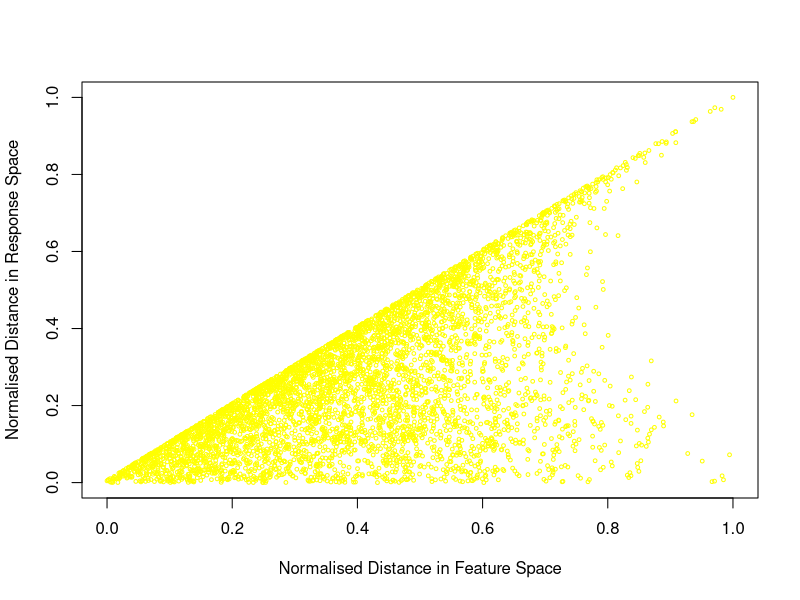
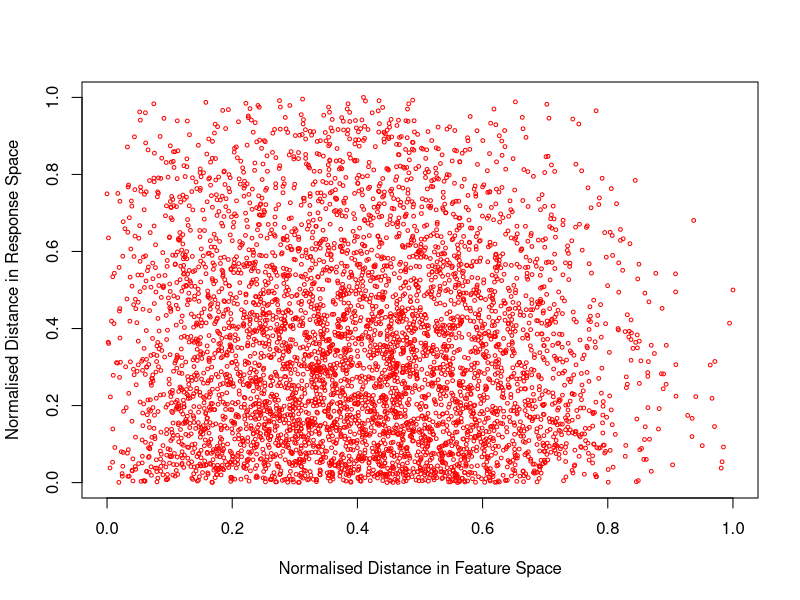
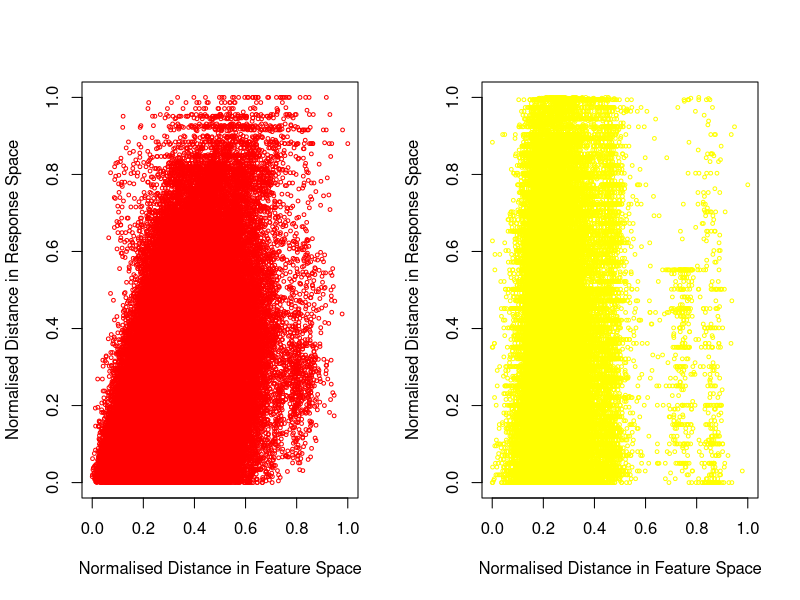

Source code (R) for these figures, in order:
## DATA QUALITY STRUCTURE ##
##############################################################################################
# Example to produce plot of:
# Relative distance in Feature Space (x) versus Relative Distance in Response space (y)
##############################################################################################
#
# Assume we are given a table with a single response variable
# Want to make a table with the (x) and (y) values as 2 columns
# 
# IN: d - the dataframe or matrix 
#     response.var - the number of the column used as the response variable.  Defaults to last column 
# OP: Calculates the normalised distance between each pair of data items in explanatory space
#     and the distance between their response variables. 
# OUT: Data frame with 2 columns, the distance in feature space (x), and distance in response space (y)
########################################################################################################
dist.table <- function(d, response.var = ncol(d))  
{
    d <- scale(d) # scale data
	d.dist <- dist(d[,-response.var])  # distance all X values	
	d.resp <- dist(d[,response.var])
	
	d.dist <- (d.dist-min(d.dist))/(max(d.dist)-min(d.dist))
	d.resp <- (d.resp-min(d.resp))/(max(d.resp)-min(d.resp))
	
	data.frame(cbind(d.dist,d.resp))
}
#
# Example with simple linear response, random X1 and X2 but no noise for response
#
X1 <- runif(100)
X2 <- runif(100)
Y <- X1 + X2
#
ex1 <- data.frame(cbind(X1,X2,Y))
d <- dist.table(ex1, response.var = 3)
plot(x=d$d.dist, y = d$d.resp,xlab="Normalised Distance in Feature Space",
                              ylab="Normalised Distance in Response Space",cex=0.5,col = "yellow")

##2: Dataset with no relationship between the explanatory and response ##

#X1 <- runif(100)
#X2 <- runif(100)
Y1 <- runif(100)
 
ex1 <- data.frame(cbind(X1,X2,Y1))
d <- dist.table(ex1, response.var = 3)
plot(x=d$d.dist, y = d$d.resp,xlab="Normalised Distance in Feature Space",
     ylab="Normalised Distance in Response Space",cex=0.5,col = "red")
## 3: Produce figure with two plots using Boston housing dataset and bioavailibility##
library("MASS")
data("Boston", package = "MASS")
dataBoston<-Boston
medvCol <- which(colnames(dataBoston)=="medv")
print(medvCol)
db <- dist.table(dataBoston,response.var = medvCol)
par(mfrow = c(1, 2))
plot(x=db$d.dist, y = db$d.resp,xlab="Normalised Distance in Feature Space",
     ylab="Normalised Distance in Response Space",cex=0.5,col = "red")

dataBio <-read.table("bioavailability.txt")
lastColumn <- ncol(dataBio)
dc <- dist.table(dataBio,response.var = lastColumn)
plot(x=dc$d.dist, y = dc$d.resp,xlab="Normalised Distance in Feature Space",
     ylab="Normalised Distance in Response Space",cex=0.5,col = "yellow")
